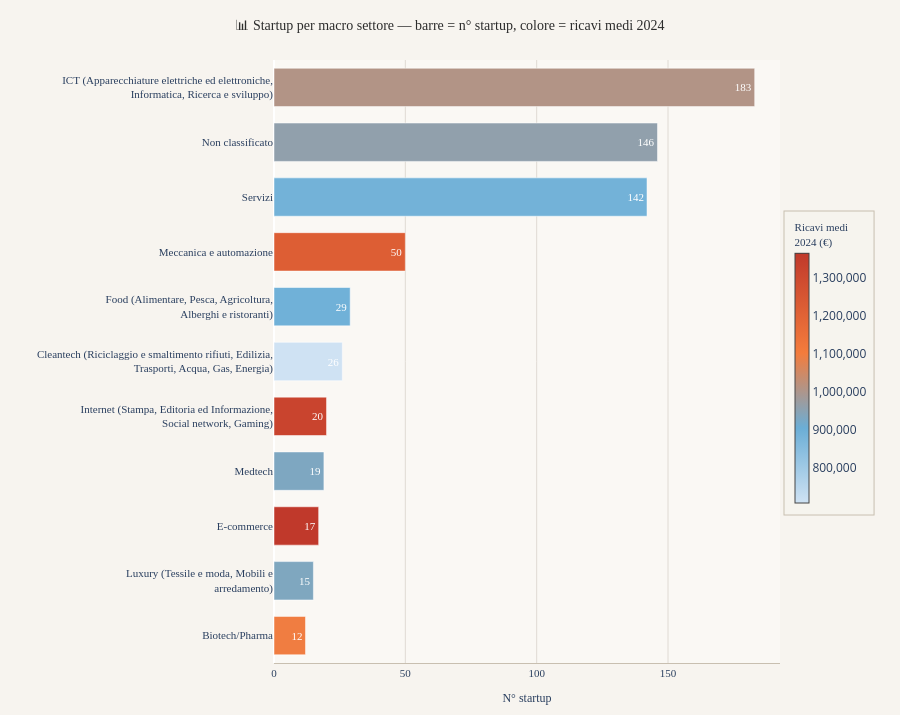

Notebook code cell kept with this figure:
### Markdown cell above
### DISTRIBUZIONE DELLE STARTUP PER MACRO SETTORE & RICAVI PER MACRO SETTORE

### Code cell
import plotly.graph_objects as go
import pandas as pd

# ── 1. PULIZIA ───────────────────────────────────────────────
df['ricavi_2024'] = pd.to_numeric(
    df['Ricavi vendite e prestazioni migl EUR 2024'], errors='coerce'
) * 1000

df['macro_settore'] = df['macro_settore'].fillna('Non classificato')

# ── 2. AGGREGAZIONE ──────────────────────────────────────────
agg = (
    df.groupby('macro_settore')
    .agg(
        n_startup    = ('ragione_sociale', 'count'),
        ricavi_medi  = ('ricavi_2024',     'mean'),
        ricavi_totali= ('ricavi_2024',     'sum'),
    )
    .reset_index()
    .sort_values('n_startup', ascending=True)
)

agg['ricavi_medi_fmt'] = agg['ricavi_medi'].apply(
    lambda x: f"{x:,.0f} €".replace(",", ".") if pd.notna(x) else "n.d."
)
agg['ricavi_totali_fmt'] = agg['ricavi_totali'].apply(
    lambda x: f"{x:,.0f} €".replace(",", ".") if pd.notna(x) else "n.d."
)

# ── 3. ETICHETTE SU DUE RIGHE ────────────────────────────────
def wrap_plotly(text, max_len=30):
    if len(text) <= max_len:
        return text
    mid = len(text) // 2
    split = text.rfind(' ', 0, mid + 15)
    if split == -1:
        split = mid
    return text[:split] + '<br>' + text[split+1:]

agg['label_breve'] = agg['macro_settore'].apply(wrap_plotly)

# ── 4. FIGURA ────────────────────────────────────────────────
fig = go.Figure()

fig.add_trace(go.Bar(
    y=agg['label_breve'],
    x=agg['n_startup'],
    orientation='h',
    name='N° startup',
    marker=dict(
        color=agg['ricavi_medi'],
        colorscale=[
            [0.0, "#cfe2f3"],
            [0.3, "#6baed6"],
            [0.6, "#f47c3c"],
            [1.0, "#c0392b"],
        ],
        colorbar=dict(
            title=dict(
                text="Ricavi medi<br>2024 (€)",
                font=dict(size=11, family="Georgia, serif")
            ),
            tickformat=",.0f",
            thickness=14, len=0.5,
            bgcolor="rgba(247,244,239,0.9)",
            bordercolor="#c8bfb0", borderwidth=1,
            x=1.01,
        ),
        line=dict(width=0.5, color='white'),
    ),
    customdata=agg[['macro_settore', 'n_startup', 'ricavi_medi_fmt', 'ricavi_totali_fmt']].values,
    hovertemplate=(
        "<b>%{customdata[0]}</b><br>"
        "🏢 N° startup: %{customdata[1]}<br>"
        "💶 Ricavi medi 2024: %{customdata[2]}<br>"
        "💰 Ricavi totali 2024: %{customdata[3]}"
        "<extra></extra>"
    ),
    text=agg['n_startup'],
    textposition='inside',
    textfont=dict(color='white', size=11, family="Georgia, serif"),
    insidetextanchor='end',
))

# ── 5. LAYOUT ────────────────────────────────────────────────
fig.update_layout(
    title=dict(
        text="📊 Startup per macro settore — barre = n° startup, colore = ricavi medi 2024",
        font=dict(size=14, family="Georgia, serif", color="#2c2c2c"),
        x=0.5, xanchor='center', pad=dict(t=10)
    ),
    xaxis=dict(
        title="N° startup",
        title_font=dict(size=12, family="Georgia, serif"),
        tickfont=dict(size=11, family="Georgia, serif"),
        gridcolor="#e0dbd4",
        showline=True, linecolor="#c8bfb0",
    ),
    yaxis=dict(
        title="",
        tickfont=dict(size=11, family="Georgia, serif"),
        automargin=True,
        ticklabeloverflow='allow',
    ),
    paper_bgcolor="#f7f4ef",
    plot_bgcolor="#faf8f4",
    margin=dict(l=20, r=120, t=60, b=40),
    height=max(400, len(agg) * 65),   # più alto per etichette su due righe
    showlegend=False,
    bargap=0.3,
)

fig.show()

### Figure 1 — Plotly figure (JSON) as saved in the notebook; plotly's stock layout.template omitted (floating-point values rounded to 4 significant figures)
{"data": [{"customdata": [["Biotech/Pharma", 12, "1.097.394 €", "13.168.728 €"], ["Luxury (Tessile e moda, Mobili e arredamento)", 15, "934.432 €", "14.016.487 €"], ["E-commerce", 17, "1.367.285 €", "23.243.842 €"], ["Medtech", 19, "932.647 €", "17.720.301 €"], ["Internet (Stampa, Editoria ed Informazione, Social network, Gaming)", 20, "1.323.969 €", "26.479.386 €"], ["Cleantech (Riciclaggio e smaltimento rifiuti, Edilizia, Trasporti, Acqua, Gas, Energia)", 26, "707.102 €", "16.970.442 €"], ["Food (Alimentare, Pesca, Agricoltura, Alberghi e ristoranti)", 29, "894.649 €", "25.050.174 €"], ["Meccanica e automazione", 50, "1.219.887 €", "58.554.565 €"], ["Servizi", 142, "888.678 €", "119.971.508 €"], ["Non classificato", 146, "959.477 €", "130.488.931 €"], ["ICT (Apparecchiature elettriche ed elettroniche, Informatica, Ricerca e sviluppo)", 183, "1.008.122 €", "178.437.615 €"]], "hovertemplate": "<b>%{customdata[0]}</b><br>🏢 N° startup: %{customdata[1]}<br>💶 Ricavi medi 2024: %{customdata[2]}<br>💰 Ricavi totali 2024: %{customdata[3]}<extra></extra>", "insidetextanchor": "end", "marker": {"color": [1097000.0, 934400.0, 1367000.0, 932600.0, 1324000.0, 707100.0, 894600.0, 1220000.0, 888700.0, 959500.0, 1008000.0], "colorbar": {"bgcolor": "rgba(247,244,239,0.9)", "bordercolor": "#c8bfb0", "borderwidth": 1, "len": 0.5, "thickness": 14, "tickformat": ",.0f", "title": {"font": {"family": "Georgia, serif", "size": 11}, "text": "Ricavi medi<br>2024 (€)"}, "x": 1.01}, "colorscale": [[0, "#cfe2f3"], [0.3, "#6baed6"], [0.6, "#f47c3c"], [1, "#c0392b"]], "line": {"color": "white", "width": 0.5}}, "name": "N° startup", "orientation": "h", "text": [12.0, 15.0, 17.0, 19.0, 20.0, 26.0, 29.0, 50.0, 142.0, 146.0, 183.0], "textfont": {"color": "white", "family": "Georgia, serif", "size": 11}, "textposition": "inside", "type": "bar", "x": [12, 15, 17, 19, 20, 26, 29, 50, 142, 146, 183], "y": ["Biotech/Pharma", "Luxury (Tessile e moda, Mobili e<br>arredamento)", "E-commerce", "Medtech", "Internet (Stampa, Editoria ed Informazione,<br>Social network, Gaming)", "Cleantech (Riciclaggio e smaltimento rifiuti, Edilizia,<br>Trasporti, Acqua, Gas, Energia)", "Food (Alimentare, Pesca, Agricoltura,<br>Alberghi e ristoranti)", "Meccanica e automazione", "Servizi", "Non classificato", "ICT (Apparecchiature elettriche ed elettroniche,<br>Informatica, Ricerca e sviluppo)"]}], "layout": {"bargap": 0.3, "height": 715, "margin": {"b": 40, "l": 20, "r": 120, "t": 60}, "paper_bgcolor": "#f7f4ef", "plot_bgcolor": "#faf8f4", "showlegend": false, "title": {"font": {"color": "#2c2c2c", "family": "Georgia, serif", "size": 14}, "pad": {"t": 10}, "text": "📊 Startup per macro settore — barre = n° startup, colore = ricavi medi 2024", "x": 0.5, "xanchor": "center"}, "xaxis": {"gridcolor": "#e0dbd4", "linecolor": "#c8bfb0", "showline": true, "tickfont": {"family": "Georgia, serif", "size": 11}, "title": {"font": {"family": "Georgia, serif", "size": 12}, "text": "N° startup"}}, "yaxis": {"automargin": true, "tickfont": {"family": "Georgia, serif", "size": 11}, "ticklabeloverflow": "allow", "title": {"text": ""}}}}
